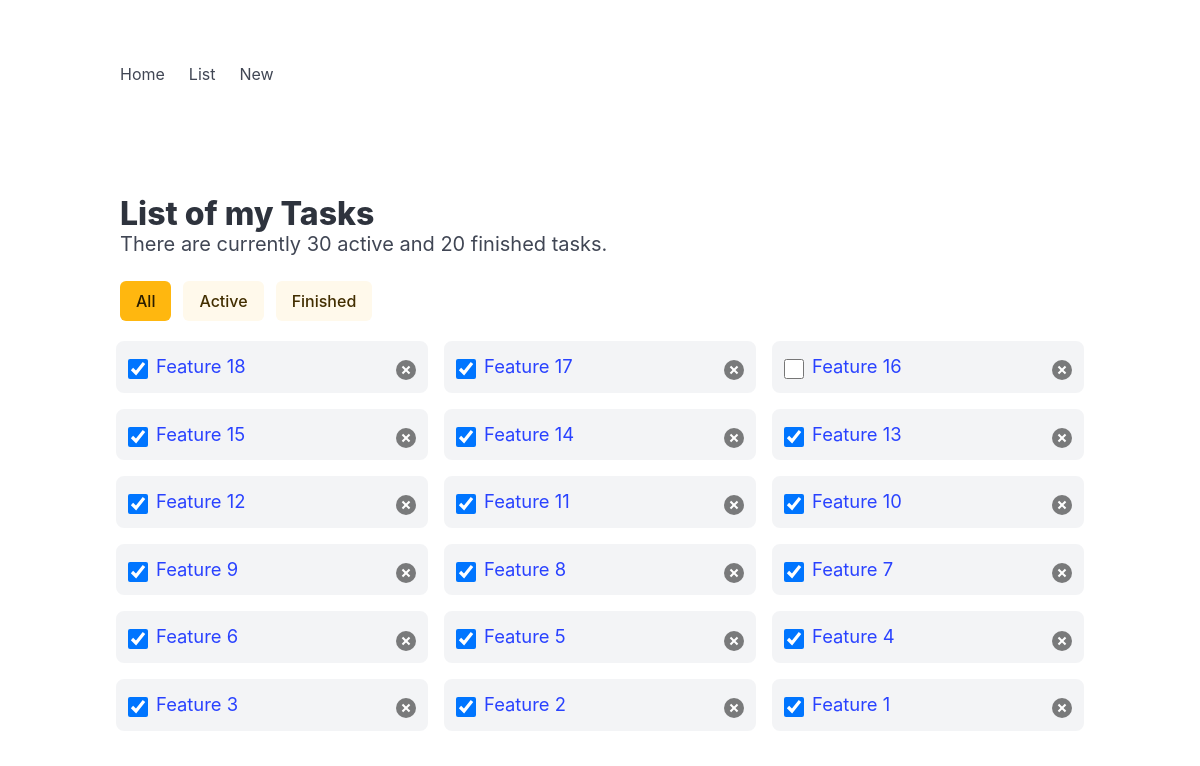
The page /todo/list/ (signed in) on the database as committed earlier.
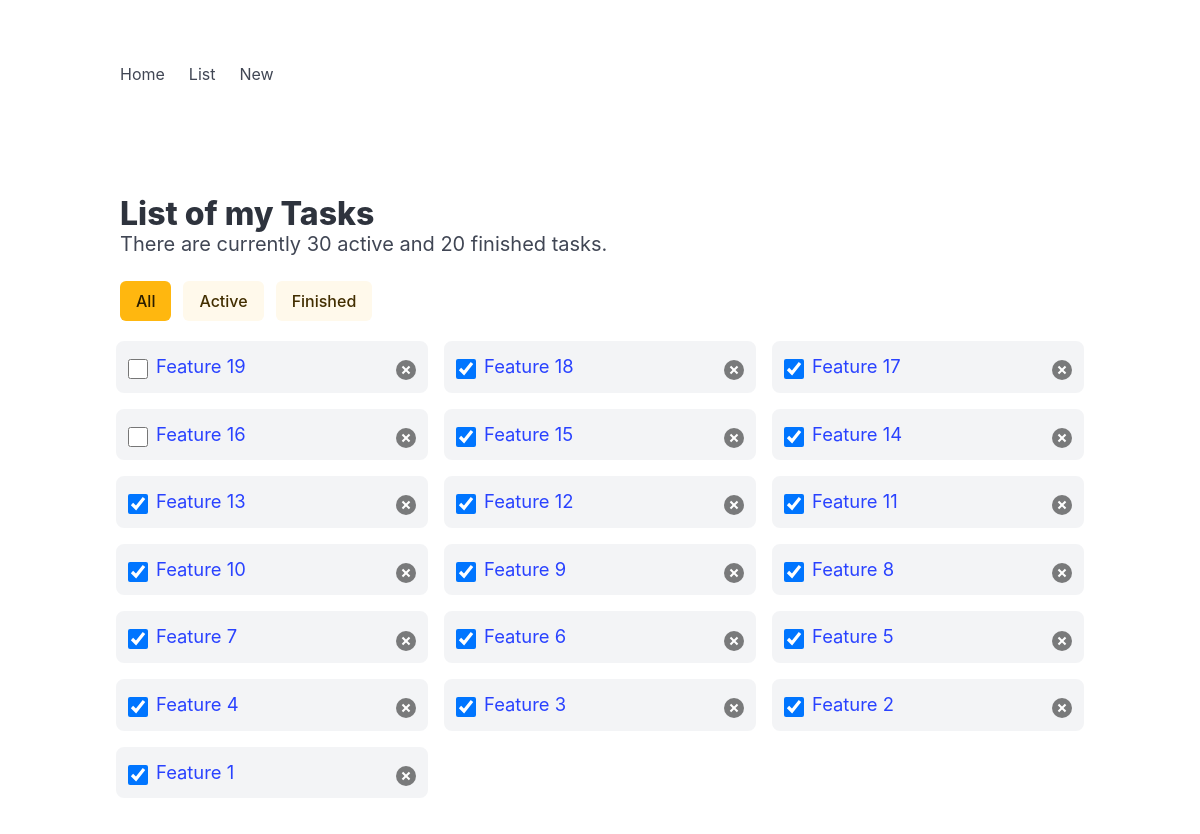
The same page on the database as committed later.
### todo/models.py (models this page shows, shortened)
class Task(models.Model):
    user = models.ForeignKey(User, on_delete=models.CASCADE)
    title = models.CharField(max_length=100)
    desc = models.CharField(max_length=500)
    is_finished = models.BooleanField(default=False)
    finished_dt = models.DateTimeField(blank=True, null=True)
    dead_line_dt = models.DateTimeField(blank=True, null=True)
    create_dt = models.DateTimeField(auto_now_add=True)
    update_dt = models.DateTimeField(auto_now=True)

### todo/views.py (the view)
# urls.py: path('list/', views.todo_list, name='list'),
def todo_list(request):
    if request.user.is_authenticated:
        tasks = Task.objects.filter(user=request.user).order_by('-id')[0:100]
        context = {'tasks': tasks}
        return render(request, 'todo/list.html', context)
    else:
        return redirect('/todo')

### todo/templates/todo/list.html (shortened to what this page needs)
<!DOCTYPE html>
<html>
  <head>
    <link rel="stylesheet" href="https://cdn.jsdelivr.net/npm/bulma@1.0.2/css/bulma.min.css">
  </head>
  <body>
    {% include 'todo/includes/nav.html' %}
  <section class="section">
    <div class="container">
      <h1 class="title">List of my Tasks</h1>
      <p class="subtitle">There are currently 30 active and 20 finished tasks.</p>
      <div class="buttons">
        <a href="{{ request.path }}" class="button is-warning {% if 'active' in request.GET or 'finished' in request.GET %} is-light{% endif %}">All</a>
        <a href="{{ request.path }}?active" class="button is-warning {% if 'active' not in request.GET %} is-light{% endif %}">Active</a>
        <a href="{{ request.path }}?finished" class="button is-warning {% if 'finished' not in request.GET %} is-light{% endif %}">Finished</a>
      </div>
      {% if tasks %}
      <ul class="columns is-multiline" id="list">
        {% for task in tasks %}
          <li class="column is-4">
            <input type="checkbox" {% if task.is_finished %} checked {% endif %} title="Finish">
            <div>
              <a href="{% url 'todo:detail' number=task.id %}">{{ task.title }}</a>
              <br>
            </div>
            <button class="delete" title="Remove"></button>
          </li>
        {% endfor %}
        </ul>
      {% else %}
      <p class="is-size-5">No task to show here.</p>
      {% endif %}
    </div>
  </section>
  </body>
</html>

Rows that differ between the two databases and show on the page:
added Task: title "Feature 19"
